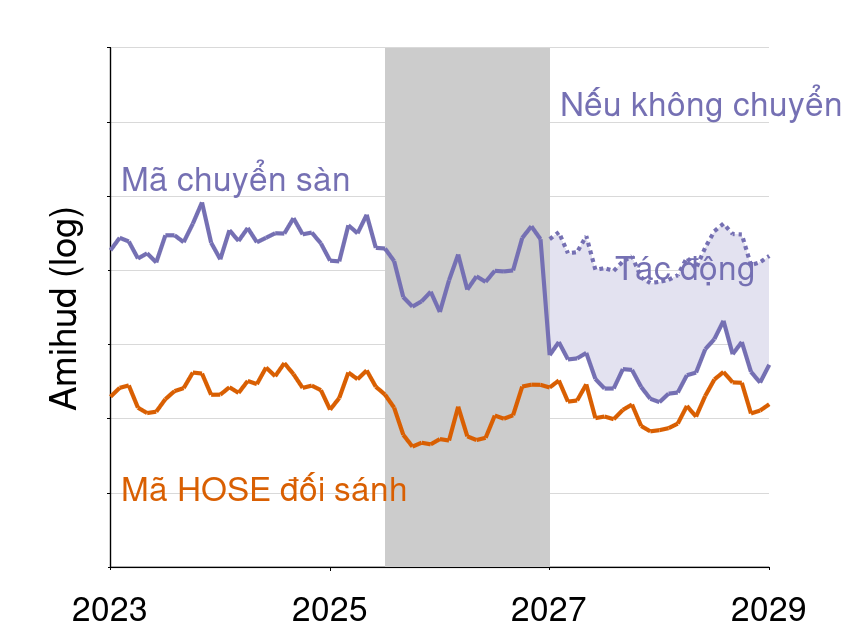

Reproduce this figure in MATLAB.
%% Minimalist figure for the DiD illustration
% Viết theo đúng bố cục figures.m của pmichaillat/matlab-figures (MIT).
% Chỉ khác ở chỗ cần để chạy được cả Octave: set(0,...) thay groot, bảng màu dạng số thay mã hex,
% fill thay xregion/area (màu nhạt tương đương FaceAlpha = 0.2).
% Dữ liệu là MINH HỌA (ngẫu nhiên có seed), không phải dữ liệu thật.

%% Clear workspace

close all
clear
clc

%% Set default properties for 4:3 figure

figureWidth = 8.5;
figureHeight = 6.375;
set(0, 'defaultFigureUnits', 'inches')
set(0, 'defaultFigurePosition', [1,1,figureWidth,figureHeight]);
set(0, 'defaultFigurePaperPosition', [0, 0, figureWidth,figureHeight]);
set(0, 'defaultFigurePaperSize', [figureWidth,figureHeight]);

%% Set default properties for axes

set(0, 'defaultAxesFontName', 'Helvetica')
set(0, 'defaultTextFontName', 'Helvetica')
set(0, 'defaultAxesFontSize', 24)
set(0, 'defaultTextFontSize', 24)
set(0, 'defaultAxesXColor', 'k')
set(0, 'defaultAxesYColor', 'k')
set(0, 'defaultAxesLineWidth', 1)
set(0, 'defaultAxesYGrid', 'on')
set(0, 'defaultAxesXGrid', 'off')
set(0, 'defaultAxesTickDir', 'out')
set(0, 'defaultAxesTickLength',[0.005, 0.005])
set(0, 'defaultAxesBox','off')

%% Predefine qualitative color palettes

% Dark colors
darkPalette = [27 158 119; 217 95 2; 117 112 179; 231 41 138; 102 166 30; 230 171 2; 166 118 29; 102 102 102]/255;
greenColor = darkPalette(1,:);
orangeColor = darkPalette(2,:);
purpleColor = darkPalette(3,:);

% Light colors (equivalent to FaceAlpha = 0.2 on white)
lightPurple = 0.8 + 0.2*purpleColor;
lightGray = 0.8 + 0.2*[0 0 0];

%% Create data

randn('seed', 3);
time = [2023:1/12:2029]';
pre = time < 2027;
post = ~pre;
n = numel(time);

common = filter(1, [1 -0.8], 0.035*randn(n,1));
data1 = 0.85 + common + 0.015*randn(n,1);    % mã chuyển sàn
data2 = 0.45 + common + 0.015*randn(n,1);    % mã HOSE đối sánh
data3 = data2 + mean(data1(pre) - data2(pre)); % nếu không chuyển sàn
data1(post) = data3(post) - 0.30 + 0.015*randn(sum(post),1);

% Create period
startPeriod = 2025.5;
endPeriod = 2027;

%% Predefine properties for x-axis

clear obj
obj.XLim = [2023, 2029];
obj.XTick = [2023:2:2029];
xAxis = [fieldnames(obj), struct2cell(obj)]';

%% Predefine properties for y-axis

clear obj
obj.YLim = [0, 1.4];
obj.YTick = [0:0.2:1.4];
obj.YTickLabel = {};
yAxis = [fieldnames(obj), struct2cell(obj)]';

%% Predefine properties for lines

clear obj
obj.Color = purpleColor;
obj.LineWidth = 3;
obj.LineStyle = '-';
purpleLine = [fieldnames(obj), struct2cell(obj)]';

clear obj
obj.Color = orangeColor;
obj.LineWidth = 3;
obj.LineStyle = '-';
orangeLine = [fieldnames(obj), struct2cell(obj)]';

clear obj
obj.Color = purpleColor;
obj.LineWidth = 3;
obj.LineStyle = ':';
purpleDotted = [fieldnames(obj), struct2cell(obj)]';

%% Predefine properties for areas

clear obj
obj.EdgeColor = 'none';
noEdge = [fieldnames(obj), struct2cell(obj)]';

%% Create a plot with a gray period area and a higher-lower area

% Open figure
iFigure = 1;
figure(iFigure)
clf
hold on

% Paint period area
fill([startPeriod endPeriod endPeriod startPeriod], [0 0 1.4 1.4], lightGray, noEdge{:});

% Paint higher-lower area
fill([time(post); flipud(time(post))], [data3(post); flipud(data1(post))], lightPurple, noEdge{:});

% Plot data
plot(time(post), data3(post), purpleDotted{:})
plot(time, data2, orangeLine{:})
plot(time, data1, purpleLine{:})

% Annotate (template annotates in Keynote; a few short labels here)
text(2023.1, 1.05, 'Mã chuyển sàn', 'Color', purpleColor)
text(2023.1, 0.22, 'Mã HOSE đối sánh', 'Color', orangeColor)
text(2027.1, 1.25, 'Nếu không chuyển sàn', 'Color', purpleColor)
text(2027.6, 0.80, 'Tác động', 'Color', purpleColor)

%Populate axes
set(gca, xAxis{:}, yAxis{:})
ylabel('Amihud (log)')

%Print figure
print('-dpdf', 'did.pdf')
